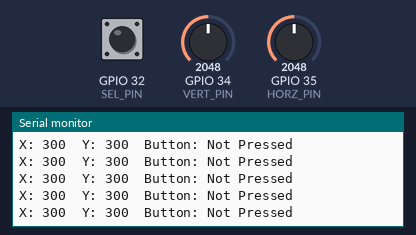
Simulated run of this program. Board: ESP32. On the bench: the last lines printed to the serial monitor. The test bench sets the inputs (shaded band); at power-on: GPIO 32 (SEL_PIN) HIGH, GPIO 34 (VERT_PIN) = 2048, GPIO 35 (HORZ_PIN) = 2048.

Above: at 1.2 s.
1.3 s: GPIO 32 (SEL_PIN) pulled LOW for 0.15 s
At 1.31 s:
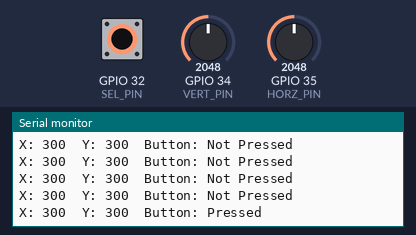
2.9 s: GPIO 34 (VERT_PIN) set to 2866
At 2.92 s:
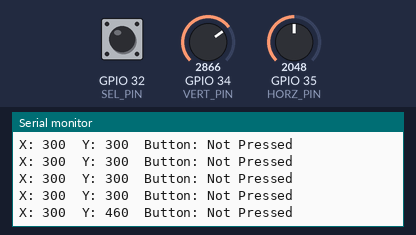
4.4 s: GPIO 35 (HORZ_PIN) set to 2866
At 4.43 s:
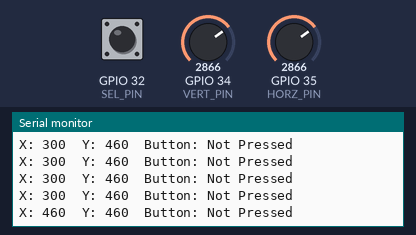
5.9 s: GPIO 32 (SEL_PIN) pulled LOW for 1 s
At 5.93 s:
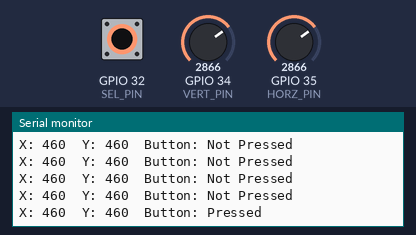
8.4 s: GPIO 34 (VERT_PIN) set to 3603
At 8.44 s:
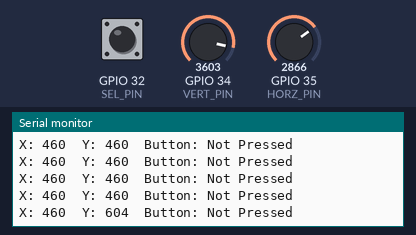
9.9 s: GPIO 35 (HORZ_PIN) set to 3603
At 9.95 s:
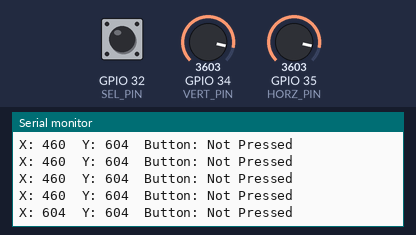
Timing chart, 0 to 12.4 s (numbered marks = the images above; inputs shaded):
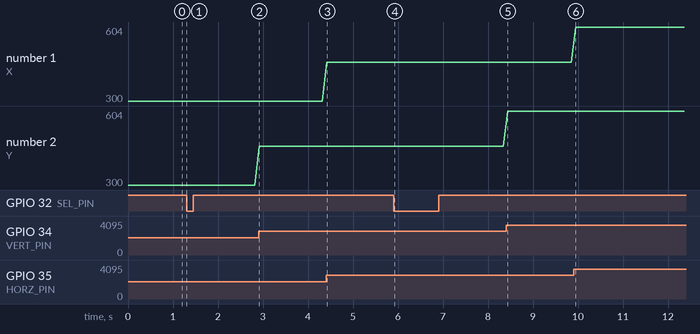

The program:

main.cpp
```cpp
#include <Arduino.h>

#define VERT_PIN 34 // Chân đọc trục dọc (Y)
#define HORZ_PIN 35 // Chân đọc trục ngang (X)
#define SEL_PIN  32 // Chân đọc nút nhấn

void setup() {
  Serial.begin(115200);
  pinMode(SEL_PIN, INPUT_PULLUP); // Kích hoạt điện trở kéo lên
}

void loop() {
  int vert = analogRead(VERT_PIN);  // Đọc trục dọc (Y)
  int horz = analogRead(HORZ_PIN);  // Đọc trục ngang (X)
  bool selPressed = digitalRead(SEL_PIN) == LOW; // Kiểm tra nút nhấn

  // Chuyển đổi giá trị từ (0-1023) sang (-100 đến 100)
  int xPos = map(horz, 0, 1023, -100, 100);
  int yPos = map(vert, 0, 1023, -100, 100);

  // Hiển thị kết quả
  Serial.print("X: "); Serial.print(xPos);
  Serial.print("\tY: "); Serial.print(yPos);
  Serial.print("\tButton: "); Serial.println(selPressed ? "Pressed" : "Not Pressed");

  delay(100); // Giảm tần suất đọc để tránh spam Serial
}
```

Measured:
- after the input at 1.3 s, the serial monitor: prints a new line at once (image 1)
- after the input at 2.9 s, the serial monitor: prints a new line at once (image 2)
- after the input at 4.4 s, the serial monitor: prints a new line at once (image 3)
- after the input at 5.9 s, the serial monitor: prints a new line at once (image 4)
- after the input at 8.4 s, the serial monitor: prints a new line at once (image 5)
- after the input at 9.9 s, the serial monitor: prints a new line after 0.05 s (image 6)
- plotted number 2: 300 → 460 after the input at 2.9 s, 460 → 604 after the input at 8.4 s
